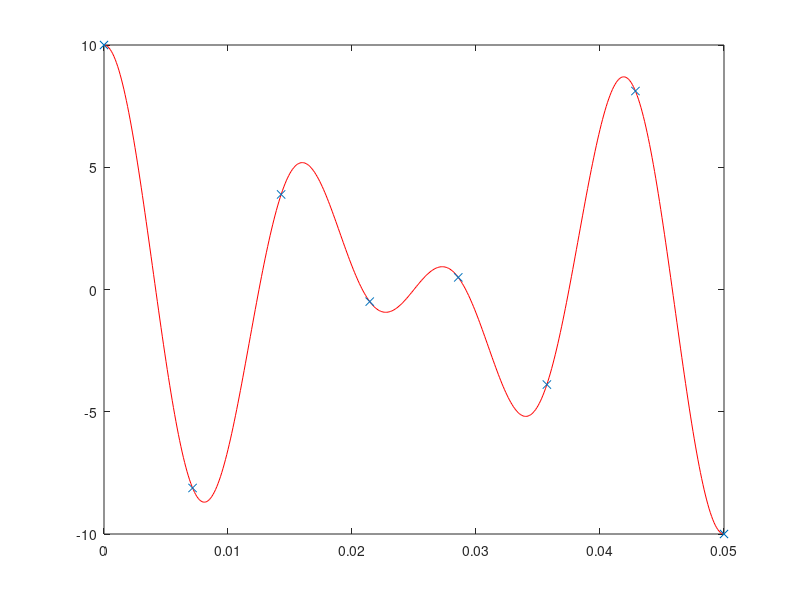

This figure's MATLAB source:
clc;
close all;
clear all;
f1=50;
f2=70;
f3=90;
fn=max(f1,f2);
fs=2*fn;
x=[ 0 : 0.0001 : 0.05 ];
tn=[ 0 : 1/fs : 0.05 ];
xt=5*cos(2*pi*f1*x)+5*cos(2*pi*f2*x);
xn=5*cos(2*pi*f1*tn)+5*cos(2*pi*f2*tn);
%%subplot(2,1,1);
%%tn=[0:1/fs:0.05];
plot(x,xt,'r',tn,xn,'x');

%%subplot(2,1,2);
%%plot(tn,xn,'x');
%%tn=[0:1/fs:0.05];
%%xn=5*cos(2*pi*f1*t)+5*cos(2*pi*f2*t);
%%subplot(2,1,2);
